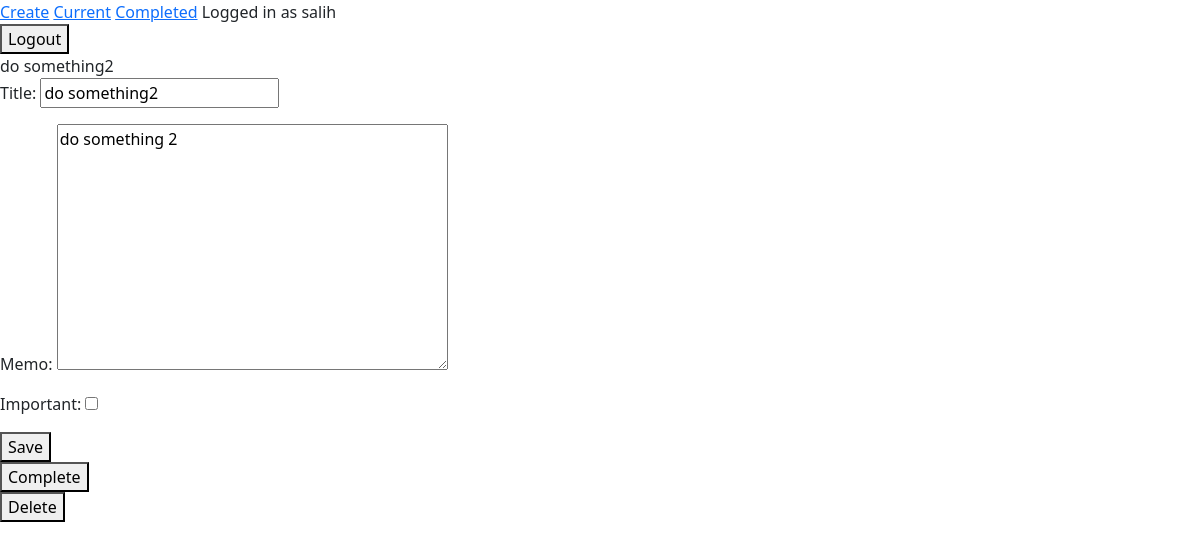
Before: /todo/4 (signed in) with the older database file.
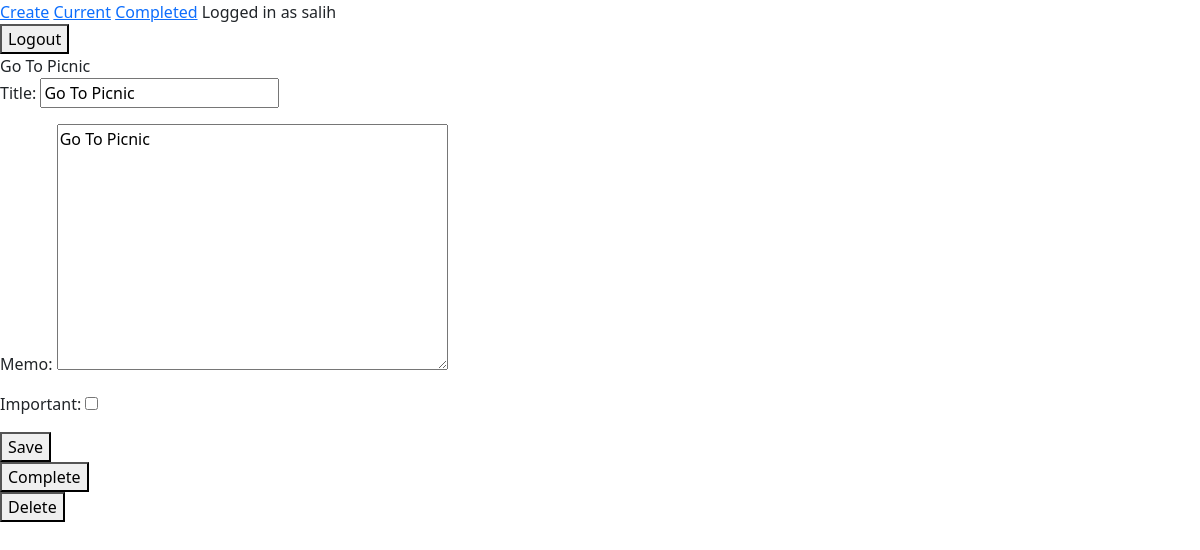
After: the same page with the newer database file.
### todo/models.py (models this page shows, shortened)
class Todo(models.Model):
    title = models.CharField(max_length=100)
    memo = models.TextField(blank=True)
    created = models.DateTimeField(auto_now_add=True)
    dateCompleted = models.DateTimeField(null=True,blank=True)
    important = models.BooleanField(default=False)
    user = models.ForeignKey(User,on_delete=models.CASCADE)

### todo/views.py (the view, shortened to what this page needs)
# urls.py: path('todo/<int:todo_pk>',views.viewtodo,name='viewtodo'),
@login_required
def viewtodo(request,todo_pk):
    todo = get_object_or_404(Todo,pk=todo_pk,user=request.user)
    if request.method=='GET':
        form = TodoForm(instance=todo)
        return render(request, 'todo/viewtodo.html', {'todo':todo,'form':form})

### todo/forms.py
class TodoForm(ModelForm):
    class Meta:
        model = Todo
        fields = ['title','memo','important']

### todo/templates/todo/viewtodo.html (shortened to what this page needs)
{%extends 'todo/base.html' %}
{%block content%}
{{todo.title}}
<form method="POST">
    {{form.as_p}}
    <button type="submit">Save</button>
</form>
<form method="POST" action="{% url 'completetodo' todo.id %}">
    <button type="submit">Complete</button>
</form>
<form method="POST" action="{% url 'deletetodo' todo.id %}">
    <button type="submit">Delete</button>
</form>
{%endblock%}

### todo/templates/todo/base.html (shortened to what this page needs)
<!DOCTYPE html>
<html lang="en">
  <head>
    <link
      href="https://cdn.jsdelivr.net/npm/bootstrap@5.3.3/dist/css/bootstrap.min.css"
      rel="stylesheet"
    />
  </head>
  <body>
    <a href="{% url 'createtodo'%}">Create</a>
    <a href="{% url 'currenttodos'%}">Current</a>
    <a href="{% url 'completedtodos'%}">Completed</a>
    {% if user.is_authenticated %} Logged in as {{user.username}}
    <form action="{%url 'logoutuser'%}" method="POST">
      <button type="submit">Logout</button>
    </form>
    {%else%}
    <a href="{%url 'signupuser'%}">Signup</a>
    <a href="{%url 'loginuser'%}">Login</a>
    {%endif%} {%block content%} {%endblock%}
  </body>
</html>

Changed rows visible on the page:
changed Todo: title "do something2" → "Go To Picnic"; memo "do something 2" → "Go To Picnic"
